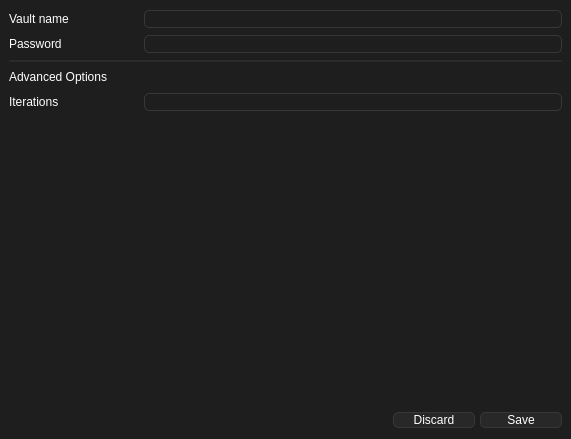
<?xml version="1.0" encoding="UTF-8"?>
<ui version="4.0">
 <class>VaultSettingsWindow</class>
 <widget class="QMainWindow" name="VaultSettingsWindow">
  <property name="geometry">
   <rect>
    <x>0</x>
    <y>0</y>
    <width>571</width>
    <height>439</height>
   </rect>
  </property>
  <property name="windowTitle">
   <string>MainWindow</string>
  </property>
  <property name="styleSheet">
   <string notr="true">QWidget{
	font: 100 11pt &quot;Noto Sans&quot;;
	color: rgb(255, 255, 255);
	background-color: rgb(30, 30, 30);
}
QWidget:disabled{
	color: rgb(100, 100, 100);
}

/* ToolTip */
QToolTip {
	color: rgb(255, 255, 255); 
	background: rgb(55, 55, 55);
	border: 1px solid rgb(70, 70, 70); 
	border-radius: 5px;
}

/* Label */
QLabel{
	min-width: 130px;
	max-width: 130px;
	min-height: 20px;
	max-height: 20px;
	border: 0px;
}

/* TextEdit */
QTextEdit{
	font: 9pt;
	border: 1px solid rgb(55, 55, 55);
	border-radius: 5px;
}
/* LineEdit */
QLineEdit{
	border: 1px solid rgb(55, 55, 55);
	border-radius: 5px;
}

#line {
	background: rgb(40, 40, 40);
}

/* ListView */
QListView{
	border: 1px solid rgb(55, 55, 55);
	border-radius: 5px;
	font: 11pt;
	gridline-color: rgb(0, 0, 0);
}

QScrollBar:vertical {
    border: none;
    background: rgb(30, 30, 30);
    width: 12px;
}
QScrollBar:horizontal{
	border: none;
    background: rgb(30, 30, 30);
    height: 12px;
}
QScrollBar::handle:horizontal{
    background: rgb(40, 40, 40);
    min-width: 20px;
	border-radius: 5px;
}
QScrollBar::handle:vertical {
    background: rgb(40, 40, 40);
    min-height: 20px;
	border-radius: 5px;
}

QScrollBar::handle:hover {
    background: rgb(55, 55, 55);
}

QScrollBar::add-line, 
QScrollBar::sub-line {
	height:0px;
	width:0px;
    background: none;
}
QScrollBar::add-page, 
QScrollBar::sub-page {
    height:0px;
	width:0px;
    background: none;
}

/* ComboBox */
QComboBox{
	background-color: rgb(40, 40, 40);
	border: 1px solid rgb(55, 55, 55);
	border-radius: 5px;
	padding-left: 3px;
}
QComboBox::drop-down {
    width: 20px;
    border-left: 1px solid rgb(55, 55, 55);
    border-top-right-radius: 5px; 
    border-bottom-right-radius: 5px;
    subcontrol-origin: padding;
    subcontrol-position: top right;
    width: 15px;
}
QComboBox::down-arrow {
    image: url(:/icons/arrow_down.png);
}

/* PushButton */
QPushButton{
	border: 1px solid rgb(55, 55, 55);
	border-radius: 5px;
	background-color: rgb(40, 40, 40);
}
QPushButton:pressed{
	background-color: rgb(30, 30, 30);
}

#DiscardButton, #SaveButton{
	min-width: 80px;
}

/* CheckBox */
QCheckBox{
	border: 1px solid rgb(55, 55, 55);
	border-radius: 5px;
}
QCheckBox::indicator{
	margin-left: 2px;
	margin-right: -2px;
}
QCheckBox::indicator:unchecked{
	border: 1px solid rgb(0, 0, 0);
	background-color: rgb(200, 40 ,40);
}
QCheckBox::indicator:checked{
	border: 1px solid rgb(0, 0, 0);
	background-color: rgb(40, 200 ,40);
}

</string>
  </property>
  <widget class="QWidget" name="centralwidget">
   <layout class="QGridLayout" name="gridLayout">
    <property name="spacing">
     <number>5</number>
    </property>
    <item row="1" column="0">
     <widget class="QLabel" name="label_2">
      <property name="text">
       <string>Password</string>
      </property>
     </widget>
    </item>
    <item row="0" column="0">
     <widget class="QLabel" name="label">
      <property name="text">
       <string>Vault name</string>
      </property>
     </widget>
    </item>
    <item row="7" column="0">
     <widget class="QLabel" name="label_4">
      <property name="text">
       <string>Advanced Options</string>
      </property>
     </widget>
    </item>
    <item row="4" column="0" colspan="3">
     <widget class="Line" name="line">
      <property name="orientation">
       <enum>Qt::Orientation::Horizontal</enum>
      </property>
     </widget>
    </item>
    <item row="8" column="0">
     <widget class="QLabel" name="label_6">
      <property name="text">
       <string>Iterations</string>
      </property>
     </widget>
    </item>
    <item row="8" column="1" colspan="2">
     <widget class="QLineEdit" name="lineEdit"/>
    </item>
    <item row="1" column="1" colspan="2">
     <widget class="QLineEdit" name="lineEdit_4"/>
    </item>
    <item row="10" column="0" colspan="3">
     <layout class="QHBoxLayout" name="horizontalLayout">
      <property name="spacing">
       <number>5</number>
      </property>
      <item>
       <spacer name="horizontalSpacer">
        <property name="orientation">
         <enum>Qt::Orientation::Horizontal</enum>
        </property>
        <property name="sizeHint" stdset="0">
         <size>
          <width>40</width>
          <height>20</height>
         </size>
        </property>
       </spacer>
      </item>
      <item>
       <widget class="QPushButton" name="DiscardButton">
        <property name="text">
         <string>Discard</string>
        </property>
       </widget>
      </item>
      <item>
       <widget class="QPushButton" name="SaveButton">
        <property name="text">
         <string>Save</string>
        </property>
       </widget>
      </item>
     </layout>
    </item>
    <item row="9" column="0" colspan="3">
     <spacer name="verticalSpacer">
      <property name="orientation">
       <enum>Qt::Orientation::Vertical</enum>
      </property>
      <property name="sizeHint" stdset="0">
       <size>
        <width>20</width>
        <height>338</height>
       </size>
      </property>
     </spacer>
    </item>
    <item row="0" column="1" colspan="2">
     <widget class="QLineEdit" name="lineEdit_3"/>
    </item>
   </layout>
  </widget>
 </widget>
 <resources/>
 <connections/>
</ui>
